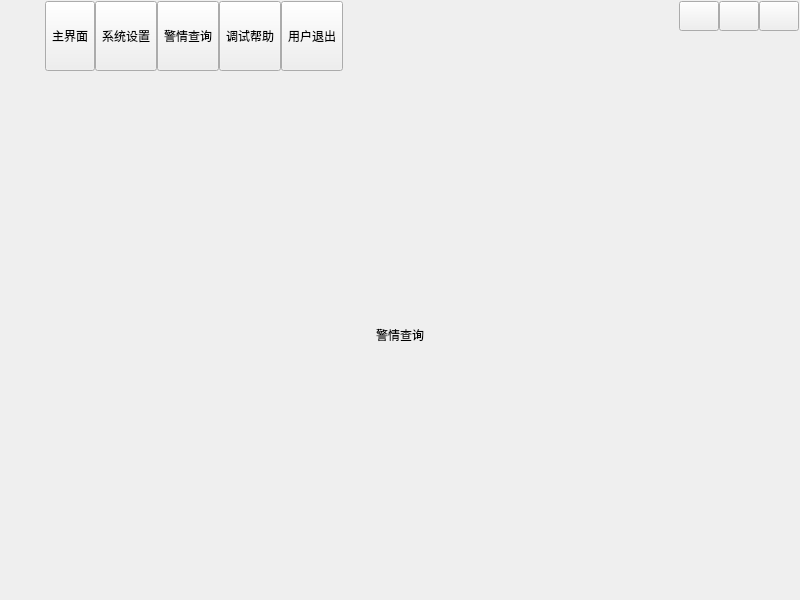
<?xml version="1.0" encoding="UTF-8"?>
<ui version="4.0">
 <class>frmMain</class>
 <widget class="QDialog" name="frmMain">
  <property name="geometry">
   <rect>
    <x>0</x>
    <y>0</y>
    <width>800</width>
    <height>600</height>
   </rect>
  </property>
  <property name="windowTitle">
   <string>Form</string>
  </property>
  <layout class="QVBoxLayout" name="verticalLayout">
   <property name="spacing">
    <number>0</number>
   </property>
   <property name="leftMargin">
    <number>1</number>
   </property>
   <property name="topMargin">
    <number>1</number>
   </property>
   <property name="rightMargin">
    <number>1</number>
   </property>
   <property name="bottomMargin">
    <number>1</number>
   </property>
   <item>
    <widget class="QWidget" name="widgetTitle" native="true">
     <property name="sizePolicy">
      <sizepolicy hsizetype="Preferred" vsizetype="Fixed">
       <horstretch>0</horstretch>
       <verstretch>0</verstretch>
      </sizepolicy>
     </property>
     <layout class="QHBoxLayout" name="horizontalLayout_2">
      <property name="spacing">
       <number>10</number>
      </property>
      <property name="leftMargin">
       <number>10</number>
      </property>
      <property name="topMargin">
       <number>0</number>
      </property>
      <property name="rightMargin">
       <number>0</number>
      </property>
      <property name="bottomMargin">
       <number>0</number>
      </property>
      <item>
       <widget class="QLabel" name="labIco">
        <property name="text">
         <string/>
        </property>
        <property name="alignment">
         <set>Qt::AlignCenter</set>
        </property>
       </widget>
      </item>
      <item>
       <widget class="QLabel" name="labTitle">
        <property name="styleSheet">
         <string notr="true"/>
        </property>
        <property name="text">
         <string/>
        </property>
        <property name="alignment">
         <set>Qt::AlignLeading|Qt::AlignLeft|Qt::AlignVCenter</set>
        </property>
       </widget>
      </item>
      <item>
       <widget class="QWidget" name="widgetTop" native="true">
        <layout class="QHBoxLayout" name="horizontalLayout_3">
         <property name="spacing">
          <number>0</number>
         </property>
         <property name="leftMargin">
          <number>0</number>
         </property>
         <property name="topMargin">
          <number>0</number>
         </property>
         <property name="rightMargin">
          <number>0</number>
         </property>
         <property name="bottomMargin">
          <number>0</number>
         </property>
         <item>
          <widget class="QToolButton" name="btnMain">
           <property name="enabled">
            <bool>true</bool>
           </property>
           <property name="sizePolicy">
            <sizepolicy hsizetype="Fixed" vsizetype="Expanding">
             <horstretch>0</horstretch>
             <verstretch>0</verstretch>
            </sizepolicy>
           </property>
           <property name="text">
            <string>主界面</string>
           </property>
           <property name="icon">
            <iconset resource="../other/main.qrc">
             <normaloff>:/image/main_main.png</normaloff>:/image/main_main.png</iconset>
           </property>
           <property name="toolButtonStyle">
            <enum>Qt::ToolButtonTextUnderIcon</enum>
           </property>
          </widget>
         </item>
         <item>
          <widget class="QToolButton" name="btnConfig">
           <property name="sizePolicy">
            <sizepolicy hsizetype="Fixed" vsizetype="Expanding">
             <horstretch>0</horstretch>
             <verstretch>0</verstretch>
            </sizepolicy>
           </property>
           <property name="text">
            <string>系统设置</string>
           </property>
           <property name="icon">
            <iconset resource="../other/main.qrc">
             <normaloff>:/image/main_config.png</normaloff>:/image/main_config.png</iconset>
           </property>
           <property name="toolButtonStyle">
            <enum>Qt::ToolButtonTextUnderIcon</enum>
           </property>
          </widget>
         </item>
         <item>
          <widget class="QToolButton" name="btnData">
           <property name="sizePolicy">
            <sizepolicy hsizetype="Fixed" vsizetype="Expanding">
             <horstretch>0</horstretch>
             <verstretch>0</verstretch>
            </sizepolicy>
           </property>
           <property name="text">
            <string>警情查询</string>
           </property>
           <property name="icon">
            <iconset resource="../other/main.qrc">
             <normaloff>:/image/main_data.png</normaloff>:/image/main_data.png</iconset>
           </property>
           <property name="checked">
            <bool>false</bool>
           </property>
           <property name="toolButtonStyle">
            <enum>Qt::ToolButtonTextUnderIcon</enum>
           </property>
          </widget>
         </item>
         <item>
          <widget class="QToolButton" name="btnHelp">
           <property name="sizePolicy">
            <sizepolicy hsizetype="Fixed" vsizetype="Expanding">
             <horstretch>0</horstretch>
             <verstretch>0</verstretch>
            </sizepolicy>
           </property>
           <property name="styleSheet">
            <string notr="true"/>
           </property>
           <property name="text">
            <string>调试帮助</string>
           </property>
           <property name="icon">
            <iconset resource="../other/main.qrc">
             <normaloff>:/image/main_person.png</normaloff>:/image/main_person.png</iconset>
           </property>
           <property name="toolButtonStyle">
            <enum>Qt::ToolButtonTextUnderIcon</enum>
           </property>
          </widget>
         </item>
         <item>
          <widget class="QToolButton" name="btnExit">
           <property name="sizePolicy">
            <sizepolicy hsizetype="Fixed" vsizetype="Expanding">
             <horstretch>0</horstretch>
             <verstretch>0</verstretch>
            </sizepolicy>
           </property>
           <property name="styleSheet">
            <string notr="true"/>
           </property>
           <property name="text">
            <string>用户退出</string>
           </property>
           <property name="icon">
            <iconset resource="../other/main.qrc">
             <normaloff>:/image/main_exit.png</normaloff>:/image/main_exit.png</iconset>
           </property>
           <property name="toolButtonStyle">
            <enum>Qt::ToolButtonTextUnderIcon</enum>
           </property>
          </widget>
         </item>
        </layout>
       </widget>
      </item>
      <item>
       <spacer name="horizontalSpacer">
        <property name="orientation">
         <enum>Qt::Horizontal</enum>
        </property>
        <property name="sizeHint" stdset="0">
         <size>
          <width>40</width>
          <height>20</height>
         </size>
        </property>
       </spacer>
      </item>
      <item>
       <widget class="QWidget" name="widgetMenu" native="true">
        <layout class="QGridLayout" name="gridLayout_2">
         <property name="leftMargin">
          <number>0</number>
         </property>
         <property name="topMargin">
          <number>0</number>
         </property>
         <property name="rightMargin">
          <number>0</number>
         </property>
         <property name="bottomMargin">
          <number>0</number>
         </property>
         <property name="spacing">
          <number>0</number>
         </property>
         <item row="1" column="1" colspan="3">
          <spacer name="verticalSpacer">
           <property name="orientation">
            <enum>Qt::Vertical</enum>
           </property>
           <property name="sizeHint" stdset="0">
            <size>
             <width>20</width>
             <height>40</height>
            </size>
           </property>
          </spacer>
         </item>
         <item row="0" column="1">
          <widget class="QPushButton" name="btnMenu_Min">
           <property name="sizePolicy">
            <sizepolicy hsizetype="Minimum" vsizetype="Expanding">
             <horstretch>0</horstretch>
             <verstretch>0</verstretch>
            </sizepolicy>
           </property>
           <property name="minimumSize">
            <size>
             <width>30</width>
             <height>30</height>
            </size>
           </property>
           <property name="cursor">
            <cursorShape>ArrowCursor</cursorShape>
           </property>
           <property name="focusPolicy">
            <enum>Qt::NoFocus</enum>
           </property>
           <property name="toolTip">
            <string>最小化</string>
           </property>
           <property name="text">
            <string/>
           </property>
          </widget>
         </item>
         <item row="0" column="3">
          <widget class="QPushButton" name="btnMenu_Close">
           <property name="sizePolicy">
            <sizepolicy hsizetype="Minimum" vsizetype="Expanding">
             <horstretch>0</horstretch>
             <verstretch>0</verstretch>
            </sizepolicy>
           </property>
           <property name="minimumSize">
            <size>
             <width>30</width>
             <height>30</height>
            </size>
           </property>
           <property name="cursor">
            <cursorShape>ArrowCursor</cursorShape>
           </property>
           <property name="focusPolicy">
            <enum>Qt::NoFocus</enum>
           </property>
           <property name="toolTip">
            <string>关闭</string>
           </property>
           <property name="text">
            <string/>
           </property>
          </widget>
         </item>
         <item row="0" column="2">
          <widget class="QPushButton" name="btnMenu_Max">
           <property name="sizePolicy">
            <sizepolicy hsizetype="Minimum" vsizetype="Expanding">
             <horstretch>0</horstretch>
             <verstretch>0</verstretch>
            </sizepolicy>
           </property>
           <property name="minimumSize">
            <size>
             <width>30</width>
             <height>30</height>
            </size>
           </property>
           <property name="focusPolicy">
            <enum>Qt::NoFocus</enum>
           </property>
           <property name="text">
            <string/>
           </property>
          </widget>
         </item>
        </layout>
       </widget>
      </item>
     </layout>
    </widget>
   </item>
   <item>
    <widget class="QStackedWidget" name="stackedWidget">
     <property name="styleSheet">
      <string notr="true"/>
     </property>
     <property name="currentIndex">
      <number>2</number>
     </property>
     <widget class="QWidget" name="page1">
      <layout class="QVBoxLayout" name="verticalLayout_2">
       <item>
        <widget class="QLabel" name="lab1">
         <property name="styleSheet">
          <string notr="true"/>
         </property>
         <property name="text">
          <string>主界面</string>
         </property>
         <property name="alignment">
          <set>Qt::AlignCenter</set>
         </property>
        </widget>
       </item>
      </layout>
     </widget>
     <widget class="QWidget" name="page2">
      <layout class="QVBoxLayout" name="verticalLayout_3">
       <item>
        <widget class="QLabel" name="lab2">
         <property name="text">
          <string>系统设置</string>
         </property>
         <property name="alignment">
          <set>Qt::AlignCenter</set>
         </property>
        </widget>
       </item>
      </layout>
     </widget>
     <widget class="QWidget" name="page3">
      <layout class="QVBoxLayout" name="verticalLayout_5">
       <item>
        <widget class="QLabel" name="lab3">
         <property name="text">
          <string>警情查询</string>
         </property>
         <property name="alignment">
          <set>Qt::AlignCenter</set>
         </property>
        </widget>
       </item>
      </layout>
     </widget>
     <widget class="QWidget" name="page4">
      <layout class="QVBoxLayout" name="verticalLayout_4">
       <item>
        <widget class="QLabel" name="lab4">
         <property name="text">
          <string>调试帮助</string>
         </property>
         <property name="alignment">
          <set>Qt::AlignCenter</set>
         </property>
        </widget>
       </item>
      </layout>
     </widget>
    </widget>
   </item>
  </layout>
 </widget>
 <resources>
  <include location="../other/main.qrc"/>
 </resources>
 <connections/>
</ui>
